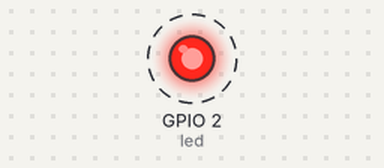
This program was run on a simulated ESP8266 (NodeMCU). On the bench: output pins drawn as LEDs (lit = HIGH). Dashed ring = blinking.

Above: at 0.5 s.
Timing chart, 0 to 4.6 s (numbered marks = the images above):
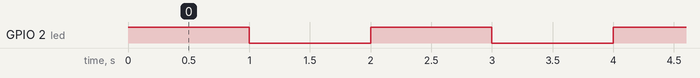

Measured:
- by itself, GPIO 2 (led): alternates HIGH for 1.0 s and LOW for 1.0 s

The program:

main.cpp
```cpp
#include <Arduino.h>

// put function declarations here:
#define led 2

void setup()
{
  // put your setup code here, to run once:
  pinMode(led, OUTPUT);
}

void loop()
{
  digitalWrite(led, HIGH);
  delay(1000);
  digitalWrite(led, LOW);
  delay(1000);
  // put your main code here, to run repeatedly:
}
```
